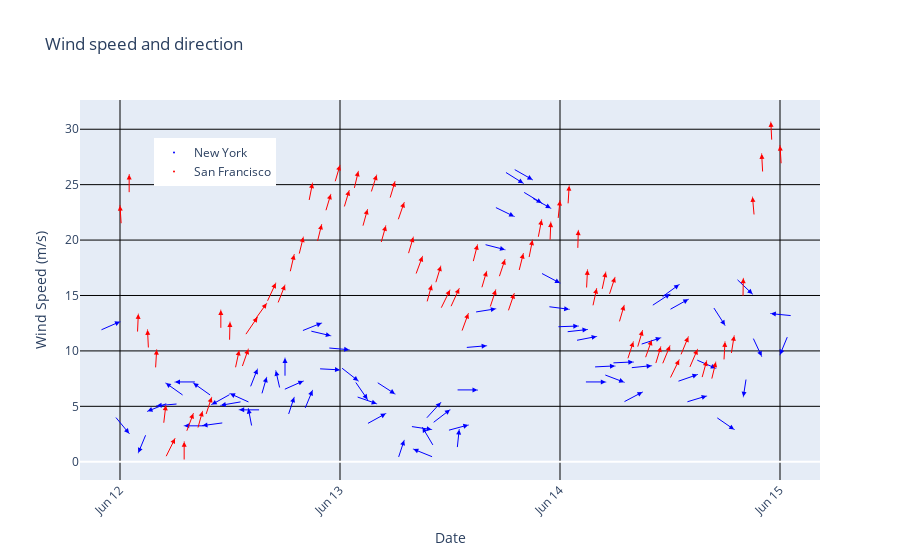

Notebook source saved alongside this figure:
### Code cell
import plotly.graph_objects as go
import numpy as np
import matplotlib.dates as mdates


df = pd.DataFrame(wind, columns=['wind_speed', 'wind_gusts', 'wind_direction', 'timestamp', 'sensor_id'])
df['timestamp'] = pd.to_datetime(df['timestamp'])

# Separate data based on sensor_id
wind_1 = df[df['sensor_id'] == 1]
wind_2 = df[df['sensor_id'] == 2]

# Calculating u and v for quiver plot
u_1 = np.cos(np.deg2rad(wind_1['wind_direction']))
v_1 = np.sin(np.deg2rad(wind_1['wind_direction']))
x_1 = wind_1['timestamp']
y_1 = wind_1['wind_speed']

u_2 = np.cos(np.deg2rad(wind_2['wind_direction']))
v_2 = np.sin(np.deg2rad(wind_2['wind_direction']))
x_2 = wind_2['timestamp']
y_2 = wind_2['wind_speed']

# Create traces
trace1 = go.Scatter(
    x=x_1, y=y_1,
    mode='markers',
    marker=dict(color='blue', size=1),  # Adjust the size to make points smaller
    name='New York',
    text=[f"Dir: {dir}°" for dir in wind_1['wind_direction']]
)

trace2 = go.Scatter(
    x=x_2, y=y_2,
    mode='markers',
    marker=dict(color='red', size=1),  # Adjust the size to make points smaller
    name='San Francisco',
    text=[f"Dir: {dir}°" for dir in wind_2['wind_direction']]
)

layout = go.Layout(
    title='Wind speed and direction',
    xaxis=dict(
        title='Date',
        tickformat='%b %d',
        dtick='D1',
        tickangle=-45,
        gridcolor='black'
    ),
    yaxis=dict(
        title='Wind Speed (m/s)',
        gridcolor='black'
    ),
    legend=dict(x=0.1, y=0.9),
)

# Create figure
fig = go.Figure(data=[trace1, trace2], layout=layout)

# Add arrows for direction
arrow_scale = 2.5  # Adjust this value to make the arrows shorter
for x, y, u, v in zip(x_1, y_1, u_1, v_1):
    fig.add_annotation(
        axref='x', ayref='y',
        x=x, y=y,
        ax=x + pd.Timedelta(hours=u*arrow_scale), ay=y + v*arrow_scale,
        showarrow=True,
        arrowhead=2,
        arrowcolor='blue',
        arrowsize=1,
        arrowwidth=1
    )

for x, y, u, v in zip(x_2, y_2, u_2, v_2):
    fig.add_annotation(
        axref='x', ayref='y',
        x=x, y=y,
        ax=x + pd.Timedelta(hours=u*arrow_scale), ay=y + v*arrow_scale,
        showarrow=True,
        arrowhead=2,
        arrowcolor='red',
        arrowsize=1,
        arrowwidth=1
    )

fig.show()
